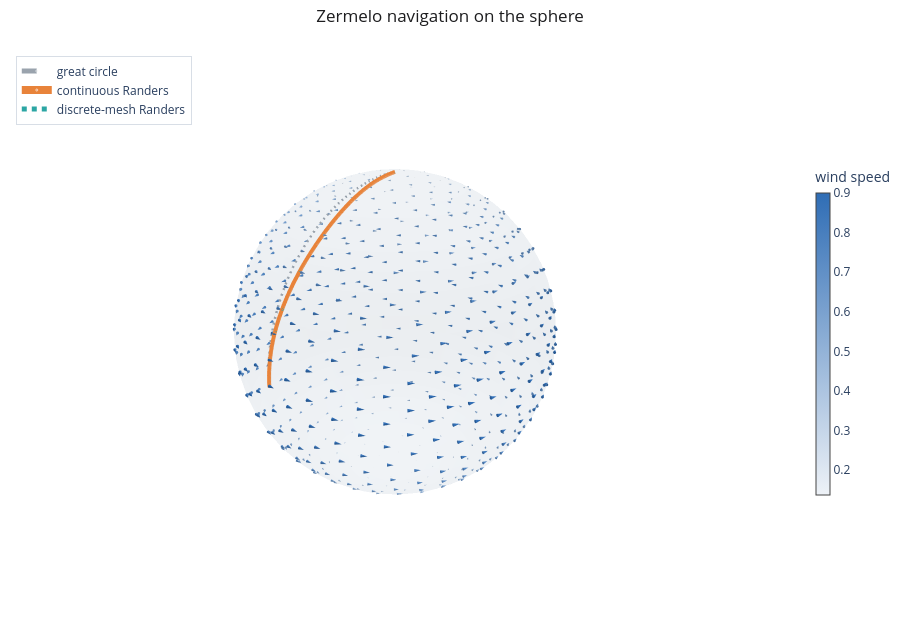

The notebook cell this image was saved under:
### Markdown cell above
## 5. The wind field and the routes

The current is azimuthal everywhere, so we draw it over the whole sphere; cone size follows the wind
speed, which peaks at the equator and fades to zero at the poles. The wind-optimal routes (continuous
and discrete) deflect from the great circle in the direction of the current.

### Code cell
pts, _ = generate_icosphere(radius=1.0, subdivisions=3)
pts = np.array(pts)
W = np.array(jax.vmap(lambda p: sphere.to_tangent(p, w_net(p)))(jnp.array(pts)))
keep = np.linalg.norm(W, axis=1) > 0.06

fig = go.Figure()
fig.add_trace(plotly_sphere(1.0))
fig.add_trace(plotly_cones(pts[keep], W[keep], name="current", sizeref=0.3,
                           showscale=True, colorbar_title="wind speed"))
fig.add_trace(plotly_path(traj_riem.xs, color=PALETTE["muted"], name="great circle",
                          width=5, dash="dash"))
fig.add_trace(plotly_path(traj_rand.xs, color=PALETTE["accent"], name="continuous Randers", width=8))
fig.add_trace(plotly_path(traj_mesh_rand.xs, color=PALETTE["teal"], name="discrete-mesh Randers",
                          width=5, dash="dot", show_start=False))
plotly_layout(fig, "Zermelo navigation on the sphere")
fig.show()

### Figure 1 — Plotly figure (JSON) as saved in the notebook; plotly's stock layout.template omitted (floating-point values rounded to 4 significant figures; data arrays with more than 128 entries replaced by an {"elided": "..."} marker saying what was removed)
{"data": [{"colorscale": [[0.0, "#cdd8e3"], [1.0, "#cdd8e3"]], "hoverinfo": "skip", "lighting": {"ambient": 0.9, "diffuse": 0.2, "specular": 0.05}, "name": "", "opacity": 0.16, "showscale": false, "type": "surface", "x": {"elided": "60x30 float values"}, "y": {"elided": "60x30 float values"}, "z": {"elided": "60x30 float values"}}, {"anchor": "tail", "colorbar": {"len": 0.6, "thickness": 14, "title": {"text": "wind speed"}}, "colorscale": [[0.0, "#eef2f7"], [1.0, "#2f6db5"]], "hoverinfo": "skip", "name": "current", "showscale": true, "sizemode": "scaled", "sizeref": 0.3, "type": "cone", "u": {"elided": "640 float values"}, "v": {"elided": "640 float values"}, "w": {"elided": "640 float values"}, "x": {"elided": "640 float values"}, "y": {"elided": "640 float values"}, "z": {"elided": "640 float values"}}, {"line": {"color": "#9aa3ad", "dash": "dash", "width": 5}, "marker": {"color": "#9aa3ad", "size": [5, 0, 0, 0, 0, 0, 0, 0, 0, 0, 0, 0, 0, 0, 0, 0, 0, 0, 0, 0, 0, 0, 0, 0, 0, 0, 0, 0, 0, 0, 0, 0, 0, 0, 0, 0, 0, 0, 0, 0, 0]}, "mode": "lines+markers", "name": "great circle", "showlegend": true, "type": "scatter3d", "x": [1.0, 0.9995, 0.9981, 0.9956, 0.9921, 0.9874, 0.9815, 0.9742, 0.9653, 0.9548, 0.9425, 0.9284, 0.9122, 0.8939, 0.8735, 0.851, 0.8263, 0.7994, 0.7705, 0.7397, 0.7071, 0.673, 0.6375, 0.6009, 0.5634, 0.5253, 0.4868, 0.4483, 0.4098, 0.3717, 0.3341, 0.2972, 0.2611, 0.2259, 0.1915, 0.158, 0.1253, 0.09328, 0.06185, 0.03083, 0.0], "y": [0.0, -4.363e-06, -8.444e-06, -1.197e-05, -1.469e-05, -1.635e-05, -1.676e-05, -1.57e-05, -1.318e-05, -9.172e-06, -3.922e-06, 2.276e-06, 8.938e-06, 1.558e-05, 2.173e-05, 2.702e-05, 3.133e-05, 3.462e-05, 3.713e-05, 3.911e-05, 4.089e-05, 4.272e-05, 4.473e-05, 4.69e-05, 4.908e-05, 5.1e-05, 5.234e-05, 5.281e-05, 5.22e-05, 5.031e-05, 4.726e-05, 4.31e-05, 3.814e-05, 3.27e-05, 2.709e-05, 2.162e-05, 1.648e-05, 1.18e-05, 7.563e-06, 3.684e-06, 0.0], "z": [0.0, 0.03083, 0.06186, 0.09329, 0.1253, 0.158, 0.1915, 0.2259, 0.2611, 0.2972, 0.3341, 0.3717, 0.4098, 0.4482, 0.4867, 0.5252, 0.5633, 0.6008, 0.6374, 0.6729, 0.7071, 0.7396, 0.7704, 0.7993, 0.8262, 0.8509, 0.8735, 0.8939, 0.9122, 0.9283, 0.9425, 0.9548, 0.9653, 0.9742, 0.9815, 0.9874, 0.9921, 0.9956, 0.9981, 0.9995, 1.0]}, {"line": {"color": "#e8833a", "width": 8}, "marker": {"color": "#e8833a", "size": [5, 0, 0, 0, 0, 0, 0, 0, 0, 0, 0, 0, 0, 0, 0, 0, 0, 0, 0, 0, 0, 0, 0, 0, 0, 0, 0, 0, 0, 0, 0, 0, 0, 0, 0, 0, 0, 0, 0, 0, 0]}, "mode": "lines+markers", "name": "continuous Randers", "showlegend": true, "type": "scatter3d", "x": [1.0, 0.9995, 0.998, 0.9955, 0.9919, 0.9872, 0.9812, 0.9739, 0.9651, 0.9548, 0.9427, 0.9289, 0.9132, 0.8955, 0.8758, 0.8539, 0.8299, 0.8038, 0.7756, 0.7456, 0.7136, 0.68, 0.6449, 0.6085, 0.5711, 0.5329, 0.4943, 0.4553, 0.4164, 0.3777, 0.3394, 0.3017, 0.2648, 0.2287, 0.1935, 0.1593, 0.1259, 0.09344, 0.06168, 0.03057, 0.0], "y": [0.0, 0.001514, 0.003099, 0.004816, 0.00674, 0.008887, 0.01131, 0.01413, 0.01721, 0.02074, 0.02453, 0.02872, 0.03321, 0.03778, 0.0425, 0.04731, 0.05193, 0.05638, 0.06035, 0.06398, 0.06686, 0.06908, 0.07048, 0.07098, 0.07063, 0.06945, 0.06737, 0.06462, 0.06111, 0.05729, 0.05293, 0.04845, 0.04385, 0.03915, 0.03449, 0.02983, 0.02499, 0.01989, 0.01426, 0.007757, 0.0], "z": [0.0, 0.03137, 0.06288, 0.09466, 0.1268, 0.1595, 0.1928, 0.2267, 0.2614, 0.2967, 0.3326, 0.3691, 0.4061, 0.4434, 0.4809, 0.5183, 0.5555, 0.5922, 0.6283, 0.6634, 0.6974, 0.73, 0.761, 0.7904, 0.8178, 0.8433, 0.8667, 0.888, 0.9071, 0.9242, 0.9392, 0.9522, 0.9633, 0.9727, 0.9805, 0.9868, 0.9917, 0.9954, 0.998, 0.9995, 1.0]}, {"line": {"color": "#2ca6a4", "dash": "dot", "width": 5}, "mode": "lines", "name": "discrete-mesh Randers", "showlegend": true, "type": "scatter3d", "x": [1.0, 0.9975, 0.9949, 0.9924, 0.9897, 0.9851, 0.9772, 0.9689, 0.9604, 0.9494, 0.935, 0.9201, 0.9035, 0.8841, 0.8634, 0.8403, 0.816, 0.7905, 0.7609, 0.7309, 0.6992, 0.667, 0.6344, 0.5979, 0.5609, 0.5244, 0.4864, 0.4491, 0.4119, 0.3739, 0.3361, 0.299, 0.2628, 0.2271, 0.1923, 0.1583, 0.1252, 0.09287, 0.06128, 0.03037, 0.0], "y": [0.0, 0.001791, 0.003484, 0.005365, 0.007589, 0.01022, 0.01296, 0.0162, 0.01989, 0.0242, 0.02858, 0.03335, 0.03833, 0.04302, 0.04756, 0.05197, 0.05583, 0.05933, 0.06212, 0.06452, 0.06614, 0.06712, 0.06748, 0.06738, 0.06651, 0.06502, 0.06276, 0.05999, 0.05666, 0.05331, 0.04953, 0.04568, 0.04175, 0.03747, 0.03314, 0.0288, 0.02423, 0.01937, 0.01392, 0.007588, 0.0], "z": [0.0, 0.03171, 0.0639, 0.09659, 0.13, 0.1643, 0.1983, 0.2336, 0.2701, 0.3074, 0.3449, 0.383, 0.4216, 0.4597, 0.4977, 0.5349, 0.5718, 0.6082, 0.6417, 0.675, 0.707, 0.7383, 0.769, 0.7951, 0.8203, 0.8452, 0.8667, 0.8876, 0.9069, 0.9228, 0.9367, 0.9492, 0.9612, 0.9697, 0.9771, 0.9832, 0.9887, 0.9916, 0.9945, 0.9973, 1.0]}], "layout": {"height": 620, "legend": {"bgcolor": "rgba(255,255,255,0.6)", "bordercolor": "#d8dee6", "borderwidth": 1, "font": {"size": 12}, "x": 0.02, "y": 0.98}, "margin": {"b": 0, "l": 0, "r": 0, "t": 44}, "paper_bgcolor": "white", "scene": {"aspectmode": "data", "camera": {"eye": {"x": 1.35, "y": 1.25, "z": 0.8}}, "xaxis": {"showbackground": false, "showgrid": false, "showticklabels": false, "title": {"text": ""}, "visible": false, "zeroline": false}, "yaxis": {"showbackground": false, "showgrid": false, "showticklabels": false, "title": {"text": ""}, "visible": false, "zeroline": false}, "zaxis": {"showbackground": false, "showgrid": false, "showticklabels": false, "title": {"text": ""}, "visible": false, "zeroline": false}}, "title": {"font": {"color": "#1d1d1f", "size": 17}, "text": "Zermelo navigation on the sphere", "x": 0.5, "xanchor": "center"}}}
